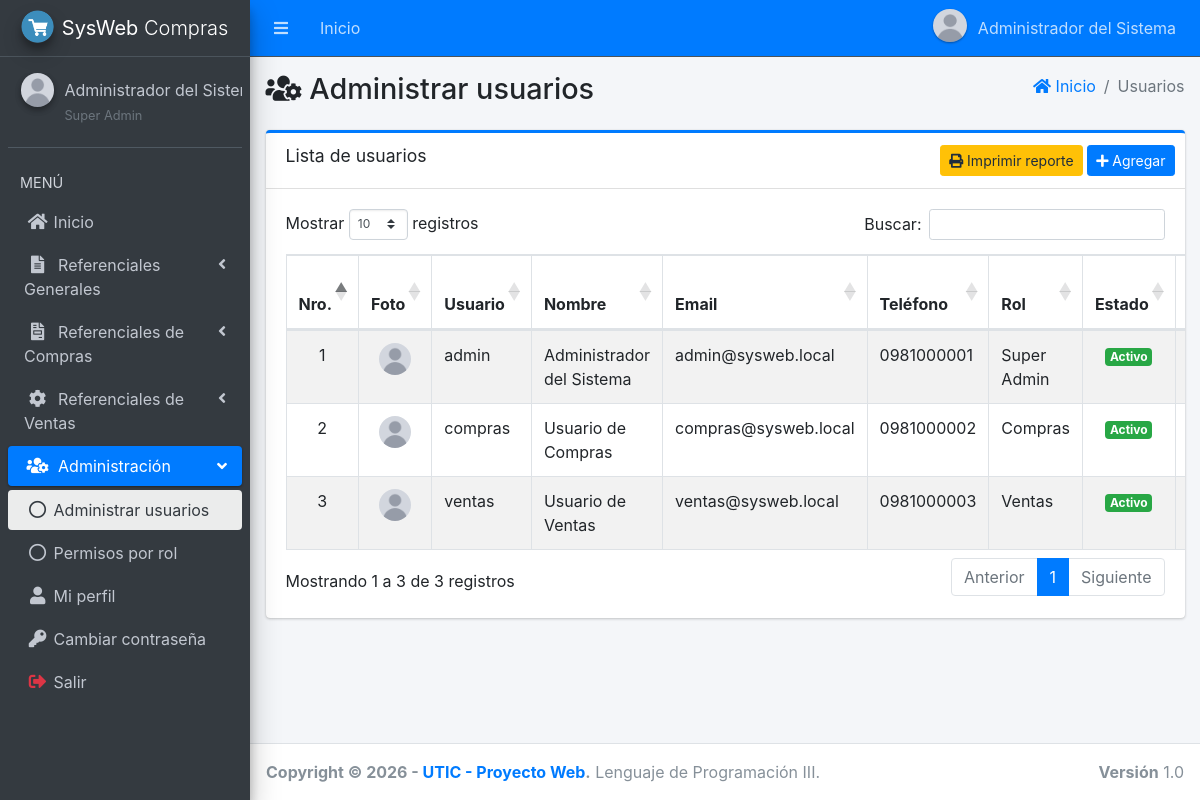
The app's page /main.php?module=user (signed in) with its own data.
### tables this page shows
CREATE TABLE menu (
    id_menu   INT AUTO_INCREMENT PRIMARY KEY,
    id_padre  INT NULL COMMENT 'NULL = opción de primer nivel o grupo',
    titulo    VARCHAR(50) NOT NULL,
    icono     VARCHAR(50) NOT NULL DEFAULT 'far fa-circle',
    modulo    VARCHAR(30) NULL COMMENT 'Clave del módulo (main.php?module=...). NULL = grupo',
    orden     INT NOT NULL DEFAULT 0,
    UNIQUE KEY uk_menu_modulo (modulo),
    CONSTRAINT fk_menu_padre FOREIGN KEY (id_padre)
        REFERENCES menu (id_menu) ON UPDATE CASCADE ON DELETE CASCADE
);

CREATE TABLE usuarios (
    id_usuario     INT AUTO_INCREMENT PRIMARY KEY,
    usuario        VARCHAR(50)  NOT NULL,
    nombre         VARCHAR(100) NOT NULL,
    password       VARCHAR(255) NOT NULL COMMENT 'Hash generado con password_hash()',
    email          VARCHAR(100) NULL,
    telefono       VARCHAR(20)  NULL,
    foto           VARCHAR(100) NULL,
    id_rol         INT NOT NULL,
    estado         ENUM('activo','bloqueado') NOT NULL DEFAULT 'activo',
    intentos       TINYINT UNSIGNED NOT NULL DEFAULT 0 COMMENT 'Intentos fallidos de login consecutivos',
    created_at     TIMESTAMP NOT NULL DEFAULT CURRENT_TIMESTAMP,
    UNIQUE KEY uk_usuarios_usuario (usuario),
    CONSTRAINT fk_usuarios_rol FOREIGN KEY (id_rol)
        REFERENCES roles (id_rol) ON UPDATE CASCADE ON DELETE RESTRICT
);

CREATE TABLE roles (
    id_rol       INT AUTO_INCREMENT PRIMARY KEY,
    rol_nombre   VARCHAR(30)  NOT NULL,
    descripcion  VARCHAR(120) NULL,
    UNIQUE KEY uk_roles_nombre (rol_nombre)
);

### app/config/database.php (called while the page is built, shortened)
<?php
function db(): PDO
{
    static $pdo = null;
    if ($pdo === null) {
        $dsn = 'mysql:host=' . DB_HOST . ';port=' . DB_PORT . ';dbname=' . DB_NAME . ';charset=utf8mb4';
        try {
            $pdo = new PDO($dsn, DB_USER, DB_PASS, [
                PDO::ATTR_ERRMODE            => PDO::ERRMODE_EXCEPTION,
                PDO::ATTR_DEFAULT_FETCH_MODE => PDO::FETCH_ASSOC,
                PDO::ATTR_EMULATE_PREPARES   => false,
            ]);
            $pdo->exec("SET time_zone = '" . date('P') . "'");
        } catch (PDOException $e) {
            error_log('Error de conexión: ' . $e->getMessage());
            http_response_code(500);
            exit('No se pudo conectar con la base de datos. Verifique la configuración en config/config.php.');
        }
    }
    return $pdo;
}

### app/core/rutas.php (called while the page is built, shortened)
<?php
return [
    'start'             => ['start.php',                 'start'],
    'password'          => ['password/form.php',         'password'],
    'perfil'            => ['perfil/view.php',           'perfil'],
    'form_perfil'       => ['perfil/form.php',           'perfil'],
    'user'              => ['user/view.php',             'user'],
    'form_user'         => ['user/form.php',             'user'],
    'permisos'          => ['permisos/view.php',         'permisos'],
    'departamento'      => ['departamento/view.php',     'departamento'],
    'form_departamento' => ['departamento/form.php',     'departamento'],
    'ciudad'            => ['ciudad/view.php',           'ciudad'],
    'form_ciudad'       => ['ciudad/form.php',           'ciudad'],
    'proveedores'       => ['proveedores/view.php',      'proveedores'],
    'form_proveedores'  => ['proveedores/form.php',      'proveedores'],
    'deposito'          => ['simple/view.php',           'deposito'],
    'form_deposito'     => ['simple/form.php',           'deposito'],
    'tipo_producto'     => ['simple/view.php',           'tipo_producto'],
    'form_tipo_producto'=> ['simple/form.php',           'tipo_producto'],
    'u_medida'          => ['simple/view.php',           'u_medida'],
    'form_u_medida'     => ['simple/form.php',           'u_medida'],
    'productos'         => ['productos/view.php',        'productos'],
    'form_productos'    => ['productos/form.php',        'productos'],
    'clientes'          => ['clientes/view.php',         'clientes'],
    'form_clientes'     => ['clientes/form.php',         'clientes'],
    'compras'           => ['compras/view.php',          'compras'],
    'form_compras'      => ['compras/form.php',          'compras'],
    'detalle_compras'   => ['compras/detalle.php',       'compras'],
    'ventas'            => ['ventas/view.php',           'ventas'],
    'form_ventas'       => ['ventas/form.php',           'ventas'],
    'detalle_ventas'    => ['ventas/detalle.php',        'ventas'],
    'reporte_ventas'    => ['reporte_ventas/view.php',   'reporte_ventas'],
    'timbrado'          => ['timbrado/view.php',         'timbrado'],
    'stock'             => ['stock/view.php',            'stock'],
    'reporte_compras'   => ['reporte_compras/view.php',  'reporte_compras'],
];

### app/views/layout/content.php (called while the page is built, shortened)
<?php
[$archivo, $permiso] = $rutas[$module];
include __DIR__ . '/../' . $archivo;

### app/views/user/view.php (the view, shortened to what this page needs)
<?php
$usuarios = db()->query('SELECT u.id_usuario, u.usuario, u.nombre, u.email, u.telefono, u.foto, u.estado, u.intentos,
                                r.rol_nombre AS rol
                         FROM usuarios u JOIN roles r ON r.id_rol = u.id_rol
                         ORDER BY u.id_usuario')->fetchAll();
?>
<section class="content">
    <div class="container-fluid">
        <div class="card card-primary card-outline">
            <div class="card-header">
                <h3 class="card-title">Lista de usuarios</h3>
                <div class="card-tools">
                    <a href="modules/user/reporte.php" target="_blank" class="btn btn-warning btn-sm">
                        <i class="fas fa-print"></i> Imprimir reporte
                    </a>
                    <a href="main.php?module=form_user&amp;form=add" class="btn btn-primary btn-sm">
                        <i class="fas fa-plus"></i> Agregar
                    </a>
                </div>
            </div>
            <div class="card-body table-responsive">
                <table class="table table-bordered table-striped table-hover datatable">
                    <thead>
                    <tr>
                        <th class="text-center">Nro.</th>
                        <th class="text-center">Foto</th>
                        <th>Usuario</th>
                        <th>Nombre</th>
                        <th>Email</th>
                        <th>Teléfono</th>
                        <th>Rol</th>
                        <th class="text-center">Estado</th>
                        <th class="text-center">Intentos fallidos</th>
                    </tr>
                    </thead>
                    <tbody>
                    <?php foreach ($usuarios as $i => $u): ?>
                        <tr>
                            <td class="text-center"><?= $i + 1 ?></td>
                            <td class="text-center"><img src="<?= e(foto_url($u['foto'])) ?>" class="img-circle img-tabla" alt="Foto"></td>
                            <td><?= e($u['usuario']) ?></td>
                            <td><?= e($u['nombre']) ?></td>
                            <td><?= e($u['email']) ?></td>
                            <td><?= e($u['telefono']) ?></td>
                            <td><?= e($u['rol']) ?></td>
                            <td class="text-center">
                                <?php if ($u['estado'] === 'activo'): ?>
                                    <span class="badge badge-success">Activo</span>
                                <?php else: ?>
                                    <span class="badge badge-danger">Bloqueado</span>
                                <?php endif; ?>
                            </td>
                            <td class="text-center">
                            </td>
                        </tr>
                    <?php endforeach; ?>
                    </tbody>
                </table>
            </div>
        </div>
    </div>
</section>

### app/views/layout/side_menu.php (shortened to what this page needs)
<?php
$items = db()->query('SELECT id_menu, id_padre, titulo, icono, modulo FROM menu ORDER BY orden, id_menu')->fetchAll();
$raiz  = [];
$hijos = [];
foreach ($items as $it) {
    if ($it['id_padre'] === null) {
        $raiz[] = $it;
    } else {
        $hijos[(int) $it['id_padre']][] = $it;
    }
}
function menu_enlace(array $it, string $modulo_actual, bool $hijo): string
{
    $activo = $it['modulo'] === $modulo_actual ? ' active' : '';
    $icono  = $hijo ? 'far fa-circle nav-icon' : 'nav-icon ' . $it['icono'];
    return '<li class="nav-item"><a href="main.php?module=' . e($it['modulo']) . '" class="nav-link' . $activo . '">'
         . '<i class="' . e($icono) . '"></i><p>' . e($it['titulo']) . '</p></a></li>';
}
?>
<aside class="main-sidebar sidebar-dark-primary elevation-4">
    <a href="main.php?module=start" class="brand-link">
        <img src="assets/img/logo.png" alt="Logo" class="brand-image img-circle elevation-3">
        <span class="brand-text font-weight-light"><b><?= e(APP_SHORT) ?></b> Compras</span>
    </a>
    <div class="sidebar">
        <div class="user-panel mt-3 pb-3 mb-3 d-flex">
            <div class="image">
                <img src="<?= e(foto_url($_SESSION['foto'] ?? null)) ?>" class="img-circle elevation-2" alt="Foto">
            </div>
            <div class="info">
                <a href="main.php?module=perfil" class="d-block"><?= e($_SESSION['nombre']) ?></a>
                <small class="text-muted"><?= e($_SESSION['rol']) ?></small>
            </div>
        </div>
        <nav class="mt-2">
            <ul class="nav nav-pills nav-sidebar flex-column" data-widget="treeview" role="menu" data-accordion="false">
                <li class="nav-header">MENÚ</li>
                <?php foreach ($raiz as $it): ?>
                    <?php if ($it['modulo'] !== null): ?>
                        <?php if (can($it['modulo'])) echo menu_enlace($it, $modulo_actual, false); ?>
                    <?php else:
                        $visibles = array_filter($hijos[(int) $it['id_menu']] ?? [], static function ($h) {
                            return can($h['modulo']);
                        });
                        $abierto = in_array($modulo_actual, array_column($visibles, 'modulo'), true);
                    ?>
                        <li class="nav-item<?= $abierto ? ' menu-open' : '' ?>">
                            <a href="#" class="nav-link<?= $abierto ? ' active' : '' ?>">
                                <i class="nav-icon <?= e($it['icono']) ?>"></i>
                                <p><?= e($it['titulo']) ?> <i class="right fas fa-angle-left"></i></p>
                            </a>
                            <ul class="nav nav-treeview">
                                <?php foreach ($visibles as $h) echo menu_enlace($h, $modulo_actual, true); ?>
                            </ul>
                        </li>
                    <?php endif; ?>
                <?php endforeach; ?>
                <li class="nav-item">
                    <a href="#" class="nav-link" data-toggle="modal" data-target="#modalSalir">
                        <i class="nav-icon fas fa-sign-out-alt text-danger"></i><p>Salir</p>
                    </a>
                </li>
            </ul>
        </nav>
    </div>
</aside>

### public/assets/css/style.css (style rules this page uses)
.img-tabla { width: 32px; height: 32px; object-fit: cover; }
.user-image, .user-panel .image img, .user-header img { object-fit: cover; }

### records on screen
menu: titulo "Inicio"
menu: titulo "Referenciales Generales"
menu: titulo "Referenciales de Compras"
menu: titulo "Referenciales de Ventas"
menu: titulo "Administración"
menu: titulo "Administrar usuarios"
menu: titulo "Permisos por rol"
menu: titulo "Mi perfil"
menu: titulo "Cambiar contraseña"
usuarios: usuario "admin", nombre "Administrador del Sistema", email "admin@sysweb.local", telefono "0981000001", id_rol.rol_nombre "Super Admin", estado "Activo"
usuarios: usuario "compras", nombre "Usuario de Compras", email "compras@sysweb.local", telefono "0981000002", id_rol.rol_nombre "Compras", estado "Activo"
usuarios: usuario "ventas", nombre "Usuario de Ventas", email "ventas@sysweb.local", telefono "0981000003", id_rol.rol_nombre "Ventas", estado "Activo"

### other values on screen
$_SESSION['nombre'] "Administrador del Sistema"
APP_SHORT "SysWeb"
$_SESSION['nombre'] "Administrador del…"
$_SESSION['rol'] "Super Admin"
$titulo "Administrar usuarios"
$texto "Usuarios"
